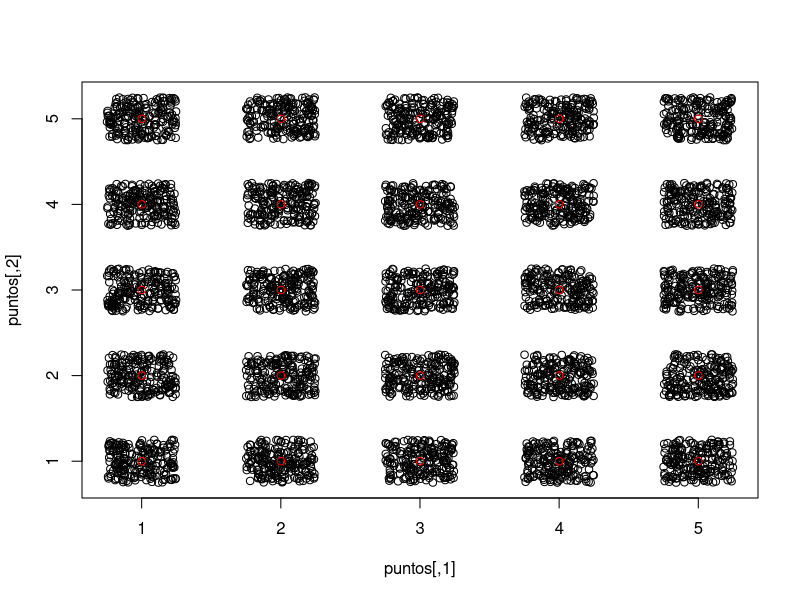

Reproduce this figure in R. (Note: this script raises an error after producing the figure.)
#configuraciones
dim_red = 5;
puntos_por_cluster = 200;

#genero la red equiespaciada
a=c(1:dim_red);
red=matrix(data=a, nrow=dim_red^2, ncol=2);
red[, 1] = rep(a, each=dim_red);

#genero los puntos de datos alrededor de la red
total_de_puntos = dim_red^2*puntos_por_cluster;
puntos=matrix(data=runif(total_de_puntos*2, -0.25, 0.25), nrow=total_de_puntos, ncol=2) + rep(red, each=puntos_por_cluster);

#graficó los puntos y la red
plot(puntos);
points(red, col="red");

#calculo los kmeans y el silhouette y lo ploteo
km<-kmeans(puntos, 10);
d<-dist(puntos);
s<-silhouette(km$cluster, d);
dev.new()
plot(s);